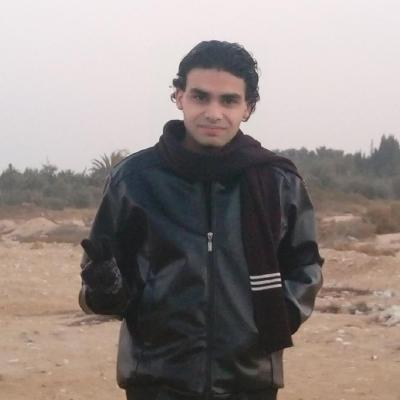
%> input picture Normalization Correlation/images/me.jfif, 400 x 400 px
$ octave main.m   (GNU Octave 9; MATLAB toolbox functions it lacks are replaced by stand-ins)
%> lines starting %> are read from the running program, lines starting %| are printed output that depends on the picture
### Normalization Correlation/find_template_2D.m
function [indX indY]= find_template_2D(temp,img)
    c = normxcorr2(temp,img);
    [indXP, indYP] = find(c == max(c(:)));

    indX = indXP - size(temp,2) + 1;
    indY = indYP - size(temp,2) + 1;
endfunction
% [8 lines of commented-out code are left out]

### Normalization Correlation/main.m


img = imread('images/me.jfif');
%> img is the input picture: size 400x400x3 uint8; mean R, G, B 146.3, 136.2, 132.7
img_face_clip = img(74:137, 186:243);
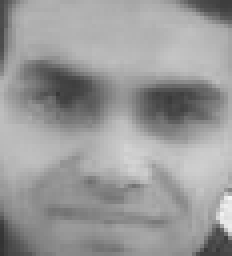
%> img_face_clip: size 64x58 uint8 (shown 4 times larger); min 51, max 244, mean 153.8

[indX indY] = find_template_2D(img_face_clip, img)
%> in find_template_2D, `c = normxcorr2(temp,img);`:
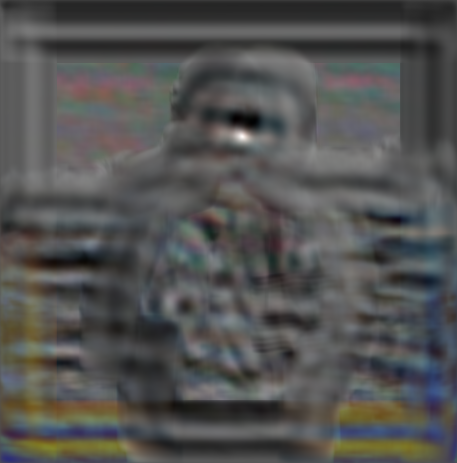
%> c: size 463x457x3 double; mean R, G, B 0.0139, 0.0143, 0.00877; drawn with min black and max white
%> in find_template_2D, `[indXP, indYP] = find(c == max(c(:)));`: indXP = 137; indYP = 243
%> in find_template_2D, `indX = indXP - size(temp,2) + 1;`: indX = 80
%> in find_template_2D, `indY = indYP - size(temp,2) + 1;`: indY = 186
%> indX = 80; indY = 186

[y_s x_s] = size(img_face_clip);
%> y_s = 64; x_s = 58
subplot(1,3,1);
imshow(img);
title('original');
subplot(1,3,2);
imshow(img_face_clip);
title('template');
subplot(1,3,3);
imshow(img);
title('After Norm. Corr.');
hold on;
rectangle('Position', [indY indX y_s x_s],'EdgeColor', 'b','LineWidth', 3 );
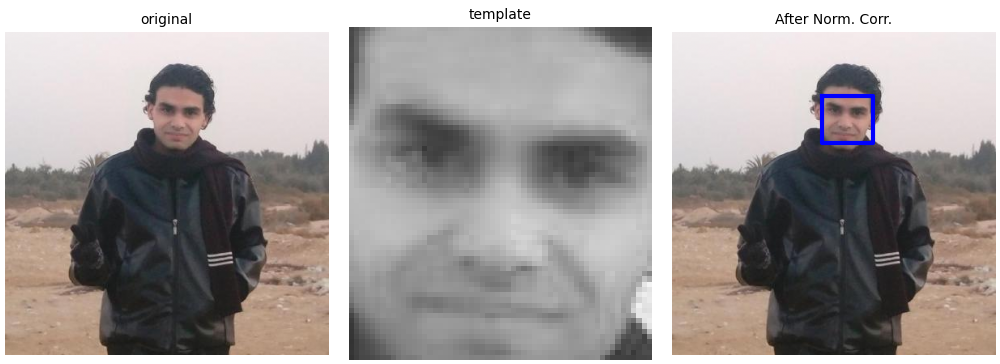
%> figure redrawn from the program's plot data, 3 panels
